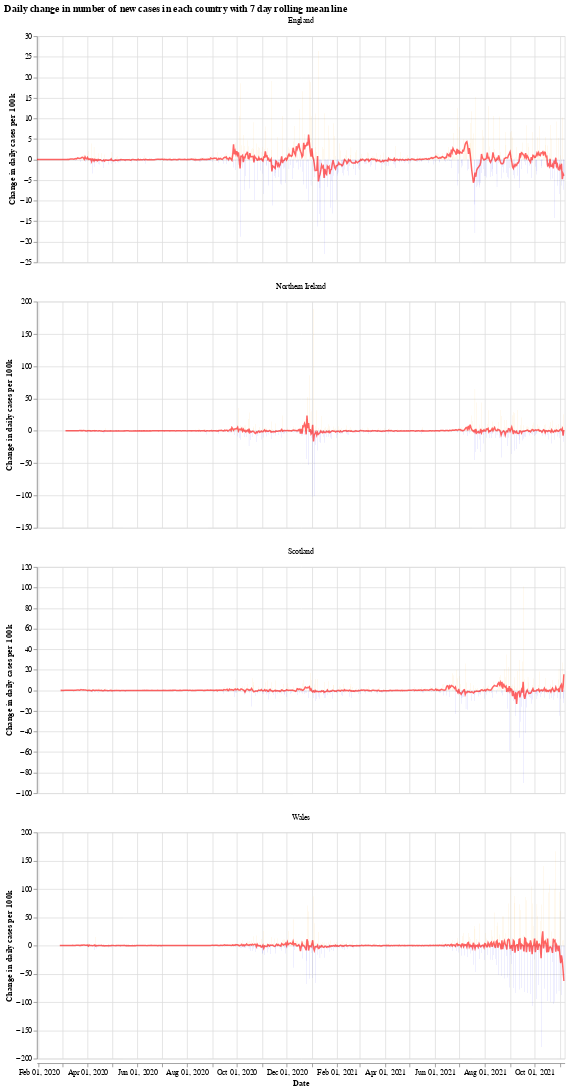

The code cell stored with this chart in its notebook:
### Markdown cell above
We will use the Python library `Altair` for visualising the data, see the [altair docs](https://altair-viz.github.io/) for more information.

First we have a graph which shows the daily change in the number of new cases for each country. This number jumps up and down all over the place, which is likely due to delay in reporting of new cases over the weekend. Another interesting thing is that it looks like the daily cases in Wales experienced a much shorter period of calm over the summer (calm in the sense of daily cases not jumping up and down).

The orange bars are days when the number of new cases (per 100k population) was more than the previous day, while the blue are days when the number of new cases dropped. The red line is the 7 day moving average. 

When the moving average line is below 0, it means that there is a consistent drop in new cases. We can see this clearly happening around the times that lockdowns were introduced (though, to varying degrees). I will update the graphs soon with a marker of when each lockdown started.

### Code cell
# collapse
import altair as alt

bars = alt.Chart(uk_cases).mark_bar().encode(
    x=alt.X("yearmonthdate(date):T", axis=alt.Axis(title='Date')),
    y=alt.Y("casesChangeRate:Q", axis=alt.Axis(title='Change in daily cases per 100k')),
    tooltip='casesChange',
    color=alt.condition(
        alt.datum.casesChangeRate > 0,
        alt.value("orange"),  # The positive color
        alt.value("blue")  # The negative color
    )
).properties(title='Daily change in number of new cases with 7 day rolling mean',width=700).interactive()

line = alt.Chart(uk_cases).mark_line(
    color='red',
    size=2,
    opacity=0.6
).transform_window(
    rolling_mean='mean(casesChangeRate)',
    frame=[0, 7],
    groupby=['areaName']
).encode(
    x='yearmonthdate(date):T',
    y='rolling_mean:Q'
)

alt.layer(bars, line, data=uk_cases).facet(alt.Column(
    'areaName', title=''), columns=1).resolve_scale(y='independent').properties(title='Daily change in number of new cases in each country with 7 day rolling mean line')

### Figure 1 — Vega-Lite specification as saved in the notebook (floating-point values rounded to 4 significant figures; data arrays with more than 128 entries replaced by an {"elided": "..."} marker saying what was removed)
{"config": {"view": {"continuousWidth": 400, "continuousHeight": 300}}, "data": {"name": "data-429437aa7fc522a472957dd9d85a7b5a"}, "facet": {"type": "nominal", "field": "areaName", "title": ""}, "spec": {"layer": [{"mark": "bar", "encoding": {"color": {"condition": {"value": "orange", "test": "(datum.casesChangeRate > 0)"}, "value": "blue"}, "tooltip": {"type": "quantitative", "field": "casesChange"}, "x": {"type": "temporal", "axis": {"title": "Date"}, "field": "date", "timeUnit": "yearmonthdate"}, "y": {"type": "quantitative", "axis": {"title": "Change in daily cases per 100k"}, "field": "casesChangeRate"}}, "selection": {"selector001": {"type": "interval", "bind": "scales", "encodings": ["x", "y"]}}, "title": "Daily change in number of new cases with 7 day rolling mean", "width": 700}, {"mark": {"type": "line", "color": "red", "opacity": 0.6, "size": 2}, "encoding": {"x": {"type": "temporal", "field": "date", "timeUnit": "yearmonthdate"}, "y": {"type": "quantitative", "field": "rolling_mean"}}, "transform": [{"window": [{"op": "mean", "field": "casesChangeRate", "as": "rolling_mean"}], "frame": [0, 7], "groupby": ["areaName"]}]}]}, "columns": 1, "resolve": {"scale": {"y": "independent"}}, "title": "Daily change in number of new cases in each country with 7 day rolling mean line", "$schema": "https://vega.github.io/schema/vega-lite/v4.8.1.json", "datasets": {"data-429437aa7fc522a472957dd9d85a7b5a": {"elided": "2496 records"}}}
